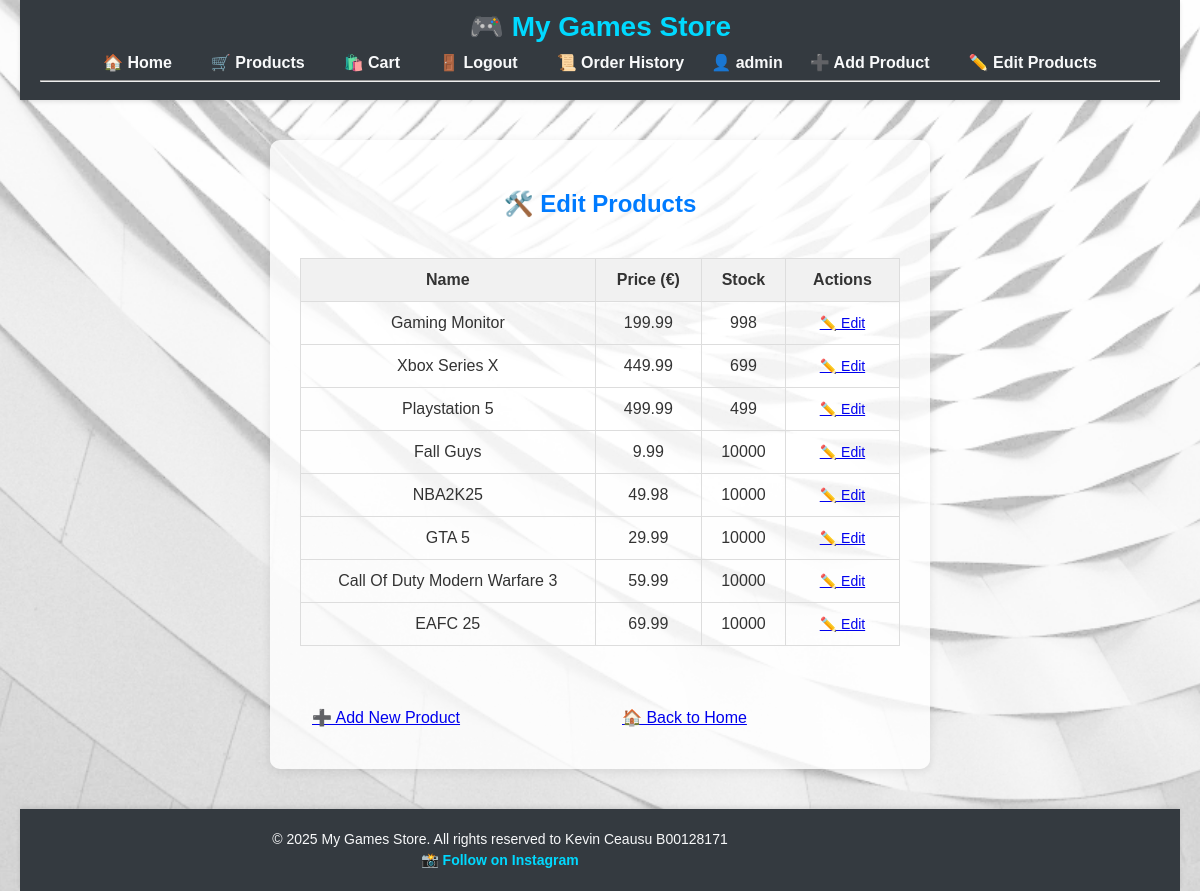
Page /public/update.php (signed in) on the committed database.
### tables this page shows
CREATE TABLE IF NOT EXISTS `products` (
  `id` int(11) NOT NULL AUTO_INCREMENT,
  `name` varchar(100) NOT NULL,
  `description` text DEFAULT NULL,
  `price` decimal(10,2) NOT NULL,
  `image` varchar(255) DEFAULT NULL,
  `stock` int(11) DEFAULT 0,
  `created_at` timestamp NOT NULL DEFAULT current_timestamp(),
  PRIMARY KEY (`id`)
);

### public/update.php (the view, shortened to what this page needs)
<?php
$db = Database::getInstance()->getConnection();
$sql = "SELECT * FROM products ORDER BY created_at DESC";
$stmt = $db->query($sql);
$products = $stmt->fetchAll();
?>
<?php include_once __DIR__ . '/../app/views/layouts/header.php'; ?>
<div class="admin-form-card">
    <h2>🛠️ Edit Products</h2>
    <?php if (count($products) > 0): ?>
        <div class="table-wrapper">
            <table class="admin-table">
                <thead>
                    <tr>
                        <th>Name</th>
                        <th>Price (€)</th>
                        <th>Stock</th>
                        <th>Actions</th>
                    </tr>
                </thead>
                <tbody>
                <?php foreach ($products as $product): ?>
                    <tr>
                        <td><?php echo htmlspecialchars($product['name']); ?></td>
                        <td><?php echo number_format($product['price'], 2); ?></td>
                        <td><?php echo (int) $product['stock']; ?></td>
                        <td>
                            <a href="update-single.php?id=<?php echo $product['id']; ?>" class="btn small">✏️ Edit</a>
                        </td>
                    </tr>
                <?php endforeach; ?>
                </tbody>
            </table>
        </div>
    <?php else: ?>
        <p>No products found.</p>
    <?php endif; ?>
    <div class="admin-actions">
        <a href="create.php" class="btn">➕ Add New Product</a>
        <a href="index.php" class="btn">🏠 Back to Home</a>
    </div>
</div>
<?php include_once __DIR__ . '/../app/views/layouts/footer.php'; ?>

### public/css/styles.css (style rules this page uses)
body { background: hotpink; }
body { font-family: Arial, sans-serif; margin: 0; background: url('../images/background.jpg') no-repeat center center fixed; background-size: cover; color: #333; padding: 0 20px; }
h1, h2, h3 { color: #222; }
.admin-form-card { background: #ffffffcc; max-width: 600px; margin: 40px auto; padding: 30px; border-radius: 10px; box-shadow: 0 2px 10px rgba(0,0,0,0.1); }
.admin-form-card h2 { text-align: center; color: #007BFF; margin-bottom: 20px; }
.admin-form-card .btn { margin-top: 20px; width: 100%; padding: 12px; font-size: 16px; }
.admin-table { width: 100%; border-collapse: collapse; margin-top: 20px; font-size: 16px; }
.admin-table th, .admin-table td { border: 1px solid #ddd; padding: 12px; text-align: center; }
.admin-table th { background-color: #f1f1f1; font-weight: bold; color: #333; }
.table-wrapper { overflow-x: auto; }
.admin-actions { margin-top: 30px; display: flex; justify-content: space-between; gap: 20px; }
.btn.small { padding: 6px 12px; font-size: 14px; }

### rows in the picture
products: name "Gaming Monitor", price "199.99", stock "998"
products: name "Xbox Series X", price "449.99", stock "699"
products: name "Playstation 5", price "499.99", stock "499"
products: name "Fall Guys", price "9.99", stock "10000"
products: name "NBA2K25", price "49.98", stock "10000"
products: name "GTA 5", price "29.99", stock "10000"
products: name "Call Of Duty Modern Warfare 3", price "59.99", stock "10000"
products: name "EAFC 25", price "69.99", stock "10000"

### other values in the picture
$_SESSION['Username'] "admin"
